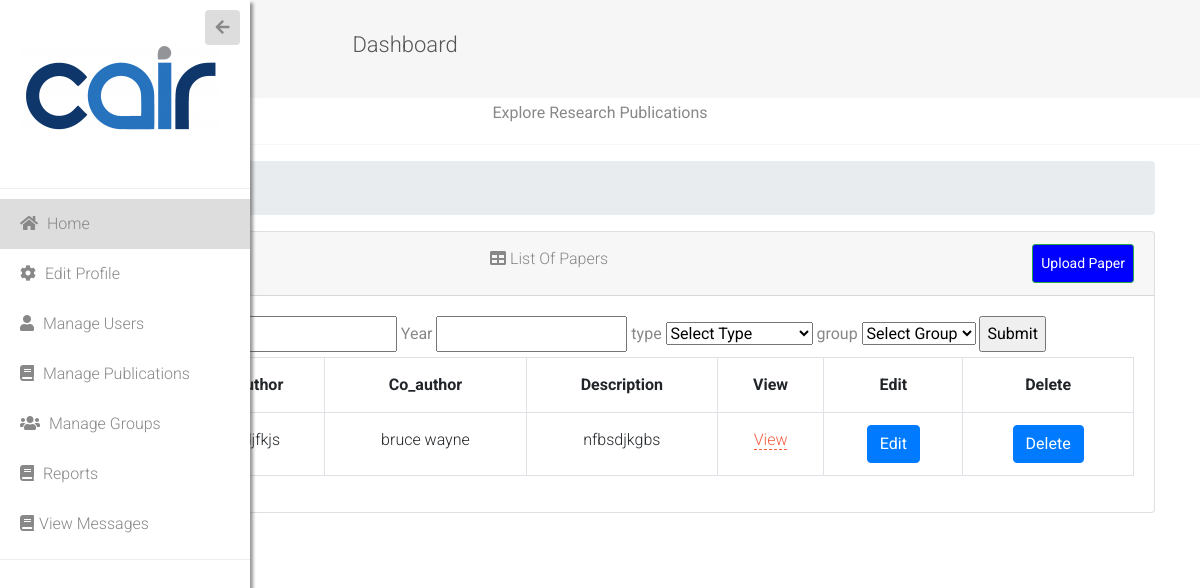
The app's page /managepublications/ (signed in), older data.
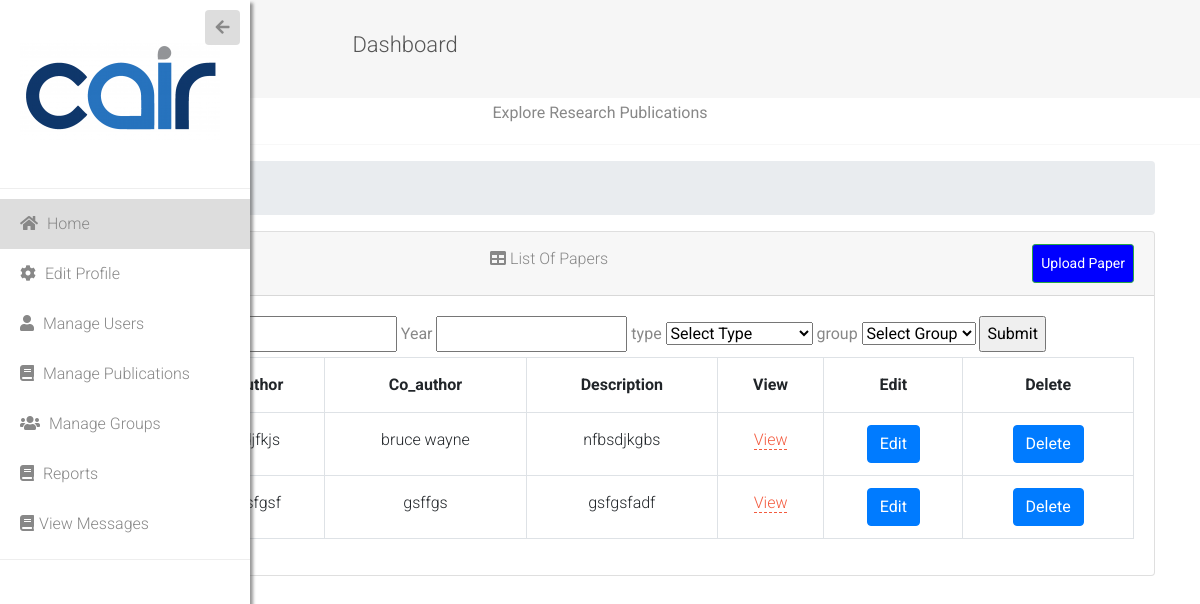
The same page, newer data.
### researchapp/models.py (models this page shows, shortened)
class Paper(models.Model):
    title = models.CharField(max_length=100)
    author = models.CharField(max_length=50)
    co_author = models.CharField(max_length=50)
    description =  models.TextField()
    category  = models.ForeignKey(PaperType, on_delete=models.CASCADE, default=None,blank=True , null=TRUE)
    group = models.ForeignKey(Group, on_delete=models.CASCADE, default=None,blank=True , null=TRUE)
    publication = models.FileField(upload_to='pdf/publications')
    peerReview = models.FileField(upload_to='pdf/peerReview', blank=True , null=TRUE)
    created = models.DateField(auto_now_add=True)
    published_by=models.ForeignKey(User, on_delete=models.CASCADE, default=None,blank=True , null=TRUE)

### researchapp/views.py (the view)
# urls.py: path('managepublications/', views.managePublications, name ='managepublications'),
@login_required
def managePublications(request):
    searches = ''
    dates= ''
    types = ''
    group = ''
    if 'search' in request.GET:
        searches = request.GET['search']
    if 'date' in request.GET:
        dates = request.GET['date']
    if 'type' in request.GET:
        types = request.GET['type']
    if 'group' in request.GET:
        group = request.GET['group']
    if getRole(request)=="CAIRAdmin":
        displayPapers=filter_by_date_type_group(request, search_paper(request))
        groups = Group.objects.all()
    elif  getRole(request)=="UniAdmin":
        displayPapers=filter_by_date_type_group(request, search_paper(request)).filter(group__university__name__iexact=request.user.university)
        groups = Group.objects.all().filter(university__name__iexact=request.user.university)
    elif getRole(request)=="GroupAdmin" or getRole(request)=="GroupLeader":
        displayPapers=filter_by_date_type_group(request, search_paper(request)).filter(group__name__iexact=request.user.university)
        groups = Group.objects.all().filter(name__iexact=request.user.group)
    else :
        entry_query = get_query(str(request.user.first_name)+' '+str(request.user.last_name), ['author', 'co_author'])
        displayPapers=filter_by_date_type_group(request, search_paper(request)).filter(entry_query)
        groups = Group.objects.all().filter(name__iexact=request.user.group)
    context = {
        'papers': displayPapers,
        'groups': groups,
        'Role' : getRole(request),
        'type': PaperType.objects.all(),
        'selected_search': searches,
        'selected_date': dates,
        'selected_type': types,
        'selected_group': group
    }
    return render(request, 'manageownpapers.html', context )

### researchapp/models.py (called while the page is built)
    def __str__(self):
        return self.RoleType

### researchapp/views.py (called while the page is built)
def getRole(request):
    if request.user.is_authenticated:
        if slugify(request.user.role)=="researcher":
            return 'Researcher'
        elif slugify(request.user.role)=="groupadmin":
            return 'GroupAdmin'
        elif slugify(request.user.role) == 'groupleader':
            return 'GroupLeader'
        elif slugify(request.user.role)=="uniadmin":
            return 'UniAdmin'
        elif slugify(request.user.role)=="cairadmin":
            return 'CAIRAdmin'
        elif slugify(request.user.role)=="student":
            return 'student'
    else:
        return 'general'

def filter_by_date_type_group(request, paper_list):
    if 'date' in request.GET:
        if request.GET['date'] !='':
            paper_list = paper_list.filter(created__icontains = request.GET['date'])
    if 'type' in request.GET:
        if request.GET['type'] !='':
            paper_list = paper_list.filter(category__name__icontains = request.GET['type'])
    if 'group' in request.GET:
        if request.GET['group'] !='':
            paper_list = paper_list.filter(group__name__icontains = request.GET['group'])
    return paper_list

### researchapp/templates/manageownpapers.html (shortened to what this page needs)
{% extends 'dashboard.html' %}
{% load static %}
{% block body %}
     <h7 class="featurette-heading fw-normal lh-1" style="text-align:center;" >Explore Research Publications </h7>
     <hr class="featurette-divider">
        <div class="container-fluid">
        <div class="row">
          <div class="col-12 mb-3">
          <div class="col-12 mb-3">
                <div id="content-wrapper">
        <div class="container-fluid">
            <ol class="breadcrumb">
                <li class="breadcrumb-item">
                    <a href="">Staff Members</a>
                </li>
            </ol>
            <div class="card mb-3">
                <div class="card-header">
                    <i class="fas fa-table"></i>
                    <a  class="btn btn-sm btn-success" href="{% url 'upload' %}" style="padding: 8px; float: right; background-color: blue; color: white;">Upload Paper</a>
                    List Of Papers
                </div>
                <div class="card-body">
                     <form method="GET" action="{% url 'managepublications' %}">
            <label for="search"><b>search</b></label>
            <input type="text"  name = 'search' {% if selected_search == ''%} value = '' {%else%} value = '{{selected_search}}'{% endif%} />
            <label for="year"><b>Year</b></label>
            <input type="text"  name = 'date'  {% if selected_date == ''%} value = '' {%else%} value = '{{selected_date}}'{% endif%}/>
            <label for="type"><b>type</b></label>
            <select id="type" name="type">
            <option {% if selected_type == ''%} selected {% endif%} value = ''> Select Type</option>
        </select>
            <label for="group"><b>group</b></label>
            <select id="group" name="group">
                <option {% if selected_group == ''%} selected {% endif%} value = ''> Select Group</option>
        </select>
        <input type = 'submit' name = 'Search'/>
                     </form>
                     <div class="table-responsive">
                        <table class="table table-bordered" id="dataTable" width="100%" cellspacing="0">
            <tr>
                <th>Title</th>
                <th>Author</th>
                <th>Co_author</th>
                <th>Description</th>
                <th>View</th>
                <th>Edit</th>
                <th>Delete</th>
            </tr>
            {% for paper in papers%}
            <tr>
                <td>{{paper.title}}</td>
                <td>{{paper.author}}</td>
                <td>{{paper.co_author}}</td>
                <td>{{paper.description}}</td>
                <td><a href = '{{ paper.publication.url }}'> View </a></td>
                                    <td>
                <a href="{% url 'editPaper' paper.pk %}"><button type="button" class="btn btn-primary"> Edit</button></a>
                 </td>
                                     <td>
                <a href="{% url 'delpaper' paper.pk %}"><button type="button" class="btn btn-primary"> Delete</button></a>
                 </td>
            </tr>
            {% endfor%}
                        </table>
                    </div>
                </div>
            </div>
        </div>
    </div>
          </div>
        </div>
      </div>
    </div>
{% endblock %}

Row changes from the older to the newer data that the page shows:
added Paper: author "gsfgsf", co_author "gsffgs", description "gsfgsfadf"
